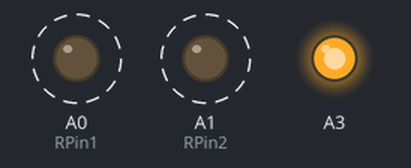
A sketch run on a simulated Arduino Uno, built with avr-gcc and run on an emulated ATmega328P. Parts: output pins drawn as LEDs (lit = HIGH). Dashed ring = blinking.

Above: at 0.5 s.
Timing chart, 0 to 4.6 s (numbered marks = the images above):
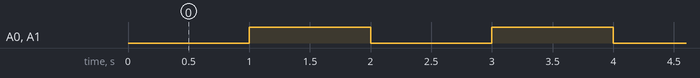

The sketch:

toggle.ino
```cpp
/* Toggle 2 pins */

/*
** Digital Pins
**   08 09 10 11 12 13
** Analog Pins
**   A0 A1 A2 A3 A4
*/

uint32_t RPin1  = A0;
uint32_t RPin1s = 0;

uint32_t RPin2  = A1;
uint32_t RPin2s = 0;

  uint32_t flag = 0;

/* Macro to toggle pin */
#define TOGGLE(x, y) y = y == HIGH ? LOW : HIGH; digitalWrite(x, y);

void setup()
{
  /* Define Pins */
  pinMode(RPin1, OUTPUT);
  pinMode(RPin2, OUTPUT);
  pinMode(A3, OUTPUT);

  /* Initialize Pins */
  digitalWrite(RPin1, RPin1s);
  digitalWrite(RPin2, RPin2s);
  digitalWrite( A3, HIGH );

  Serial.begin( 9600 );
}

void loop()
{
  /* Delay */
  delay( 1000 );


  /* Toggle Pins */
  if( flag == 1 )
  {
    digitalWrite( RPin1, LOW );
    digitalWrite( RPin2, LOW );
    flag = 0;
  }
  else
  {
    digitalWrite( RPin1, HIGH );
    digitalWrite( RPin2, HIGH );
    flag = 1;
  }
  //TOGGLE(RPin1, RPin1s);
  //TOGGLE(RPin2, RPin2s);
}
```

Measured:
- by itself, A0 (RPin1), A1 (RPin2): alternates HIGH for 1.0 s and LOW for 1.0 s
